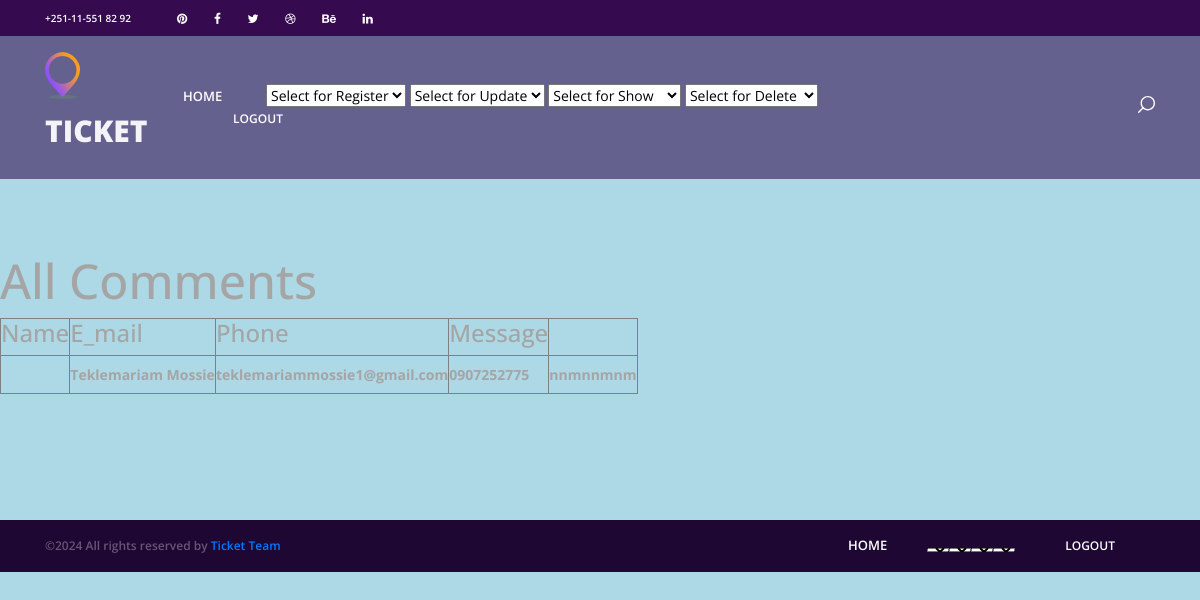
The app's page /comments/, older data.
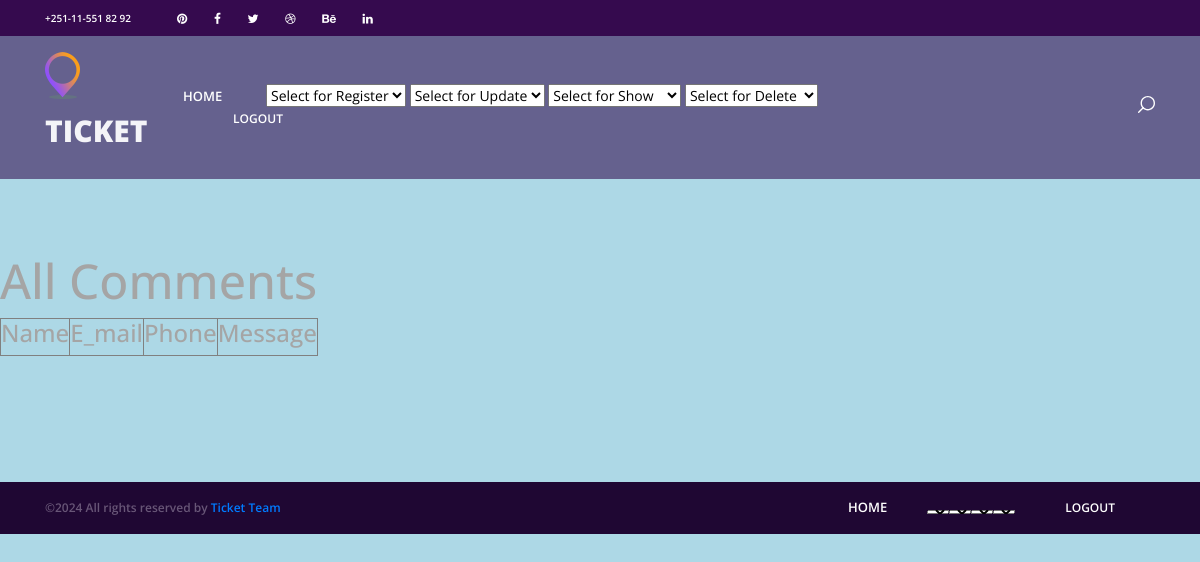
The same page, newer data.
### users/models.py (models this page shows, shortened)
class Fedback(models.Model):
    name = models.CharField(max_length=50, null=True, blank=True)
    email = models.CharField(max_length=50, null=True, blank=True)
    phone = models.CharField(max_length=50, null=True, blank=True)
    message = models.CharField(max_length=50, null=True, blank=True)
    groups = models.ManyToManyField(
        'auth.Group',
        related_name='fedback_set',  # Unique related name
        blank=True
    )
    user_permissions = models.ManyToManyField(
        'auth.Permission',
        related_name='fedback_permissions_set',  # Unique related name
        blank=True
    )

### users/views.py (the view)
# urls.py: path('comments/', views.comments, name='comments'),
def comments(request):
    comments = Fedback.objects.all()
    return render(request, 'users/comments.html',{'comments': comments})

### users/templates/users/comments.html (shortened to what the changed rows need)
<!DOCTYPE html>
<html lang="en">
<head>
<link rel="stylesheet" type="text/css" href="../static/styles/bootstrap4/bootstrap.min.css">
<link href="../static/plugins/font-awesome-4.7.0/css/font-awesome.min.css" rel="stylesheet" type="text/css">
<link rel="stylesheet" type="text/css" href="../static/plugins/OwlCarousel2-2.2.1/owl.carousel.css">
<link rel="stylesheet" type="text/css" href="../static/plugins/OwlCarousel2-2.2.1/owl.theme.default.css">
<link rel="stylesheet" type="text/css" href="../static/plugins/OwlCarousel2-2.2.1/animate.css">
<link rel="stylesheet" type="text/css" href="../static/styles/main_styles.css">
<link rel="stylesheet" type="text/css" href="../static/styles/responsive.css">
</head>
<body style="background-color: lightblue;">
<div class="super_container">
<h1>All Comments</h1>
    <table border = "1">
    <thead>
  <tr>
    <th><b><h3>Name</h3></b></th>
    <th><b><h3>E_mail</h3></b></th>
    <th><b><h3>Phone</h3></b></th>
    <th><b><h3>Message</h3></b></th>
	</tr>
    </thead>
    <tbody>
	{% for coment in comments %}
      <tr>
      <td>
	<ol start = "1">
	<li><th> {{coment.name}}</th><th>{{coment.email}}</th>  <th> {{coment.phone}}</th> <th>{{coment.message}}</th></li></ol></td></tr>	 {% endfor %}    </tbody>    </table>
</div>
</body>
</html>

Row changes from the older to the newer data that the page shows:
removed Fedback: name "Teklemariam Mossie", email "teklemariammossie1@gmail.com", phone "0907252775", message "nnmnnmnm"
